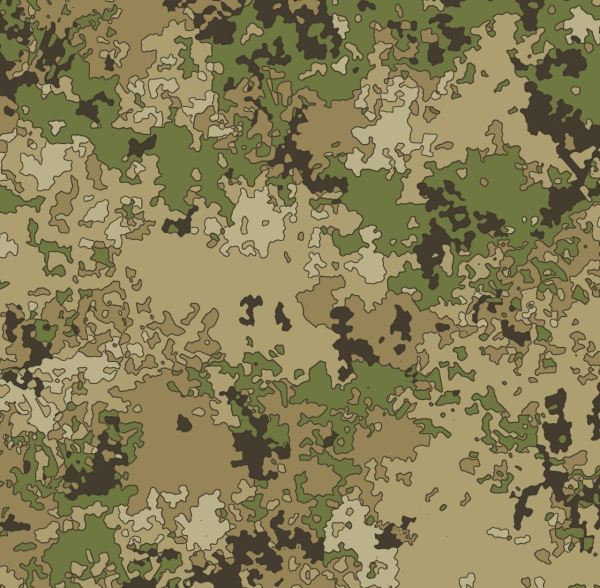
#> input picture lyagushka.jpg, 1200 x 1176 px (shown at 1/2 size)
$ python -i verificationGA.py   (imports and definitions only)
#> lines starting #> are read from the running program, lines starting #| are printed output that depends on the picture
# import random
# import numpy as np
# import cv2
# from deap import base, creator, tools, algorithms
#
# def extract_color_histogram(image_path, bins=(8, 8, 8)):
#     """Extract a color histogram from an image given its file path."""
#     image = cv2.imread(image_path)
#     if image is None:
#         raise ValueError(f"Image at {image_path} could not be loaded. Check the file path and format.")
#     hsv_image = cv2.cvtColor(image, cv2.COLOR_BGR2HSV)
#     hist = cv2.calcHist([hsv_image], [0, 1, 2], None, bins, [0, 180, 0, 256, 0, 256])
#     hist = cv2.normalize(hist, hist).flatten()
#     return hist
#
# def calculate_fitness(features1, features2):
#     """Inverse of the chi-squared distance between histograms."""
#     distance = cv2.compareHist(features1, features2, cv2.HISTCMP_CHISQR)
#     return 1 / (1 + distance),
#
#
# import subprocess
#
#
# def convert_heic_to_png(heic_path, png_path):
#     # Form the command to convert the image
#     command = ['convert', heic_path, png_path]
#
#     # Execute the command
#     try:
#         subprocess.run(command, check=True)
#         print(f"Conversion successful: '{heic_path}' to '{png_path}'")
#     except subprocess.CalledProcessError as e:
#         print(f"Error during conversion: {e}")
#
#
# # Example usage
# heic_path = 'output/IMG_2901.HEIC'  # Update this to your HEIC file's path
# png_path = 'naturephoto.png'  # Desired output path for the PNG file
# convert_heic_to_png(heic_path, png_path)
#
# # DEAP setup and definitions...
#
# # Load and extract features from the original pattern
# original_features = extract_color_histogram('output/1500_20240221_221456_image.png')
#
# # Assuming IMG_2901.HEIC has been converted to IMG_2901.jpg or any compatible format
# live_photo_path = 'naturephoto.png' # Update this path after conversion
# live_photo_features = extract_color_histogram(live_photo_path)
#
# def evalCamouflage(individual):
#     """Evaluate an individual by comparing live photo features to the original pattern."""
#     # This simulation just compares the live photo to the pattern directly for demonstration
#     # The individual could be used to alter parameters or methods of feature extraction
#     fitness = calculate_fitness(live_photo_features, original_features)
#     return fitness
#
# # DEAP toolbox setup including evaluation, mating, mutation, and selection strategies
# # Problem constants
# DIMENSIONS = 10  # Number of dimensions in the problem
# BOUND_LOW, BOUND_UP = -5.0, 5.0  # Bounds of the problem space
#
# # DEAP Framework setup
# creator.create("FitnessMax", base.Fitness, weights=(1.0,))
# creator.create("Individual", list, fitness=creator.FitnessMax)
#
# toolbox = base.Toolbox()
# toolbox.register("attr_float", random.uniform, BOUND_LOW, BOUND_UP)
# toolbox.register("individual", tools.initIterate, creator.Individual,
#                  lambda: [toolbox.attr_float() for _ in range(DIMENSIONS)])
# toolbox.register("population", tools.initRepeat, list, toolbox.individual)
#
# # Evaluation function
# def evaluate(individual):
#     """A simple evaluation function to demonstrate evolution."""
#     target = np.sin(1)  # Example dynamic component, could be iterated each generation
#     return sum((x - target) ** 2 for x in individual),
#
# toolbox.register("evaluate", evaluate)
# toolbox.register("mate", tools.cxBlend, alpha=0.5)
# toolbox.register("mutate", tools.mutGaussian, mu=0, sigma=1, indpb=0.2)
# toolbox.register("select", tools.selTournament, tournsize=3)
#
# def main():
#     random.seed(64)
#     population = toolbox.population(n=300)
#
#     # Parameters
#     NGEN = 40
#     CXPB = 0.5
#     MUTPB = 0.3
#
#     # Statistics
#     stats = tools.Statistics(lambda ind: ind.fitness.values)
#     stats.register("avg", np.mean)
#     stats.register("std", np.std)
#     stats.register("min", np.min)
#     stats.register("max", np.max)
#
#     # Evolutionary algorithm
#     population, logbook = algorithms.eaSimple(population, toolbox, CXPB, MUTPB, NGEN, stats=stats, verbose=True)
#
#     return population, logbook
#
#
#
# if __name__ == "__main__":
#     main()


# import random
# from deap import base, creator, tools, algorithms
# import numpy as np
# import cv2
#
#
# # Placeholder function for image processing and similarity calculation
# def calculate_similarity(image1, image2):
#     # Here you would implement the actual similarity calculation
#     # For demonstration, let's return a random similarity
#     return random.random()
#
#
# # Define the individual (a set of transformations)
# creator.create("FitnessMax", base.Fitness, weights=(1.0,))
# creator.create("Individual", list, fitness=creator.FitnessMax)
#
# # Initialize the toolbox
# toolbox = base.Toolbox()
# toolbox.register("attr_float", random.uniform, -1, 1)  # Example: scaling factors, rotation angles
# toolbox.register("individual", tools.initRepeat, creator.Individual, toolbox.attr_float,
#                  n=3)  # n is the number of transformations
# toolbox.register("population", tools.initRepeat, list, toolbox.individual)
#
#
# # Define the evaluation function
# def evaluate(individual):
#     # Apply transformations based on the individual to the candidate image
#     # For demonstration, let's assume 'candidate_image' and 'reference_pattern' are defined
#     transformed_image = candidate_image  # Placeholder for the transformation logic
#     similarity = calculate_similarity(transformed_image, reference_pattern)
#     return similarity,
#
#
# # Register GA operations
# toolbox.register("evaluate", evaluate)
# toolbox.register("mate", tools.cxTwoPoint)
# toolbox.register("mutate", tools.mutGaussian, mu=0, sigma=1, indpb=0.1)
# toolbox.register("select", tools.selTournament, tournsize=3)
#
#
# def main():
#     random.seed(64)
#     population = toolbox.population(n=50)
#
#     # GA parameters
#     NGEN = 40
#     CXPB = 0.5
#     MUTPB = 0.2
#
#     # Statistics
#     stats = tools.Statistics(lambda ind: ind.fitness.values)
#     stats.register("avg", np.mean)
#     stats.register("std", np.std)
#     stats.register("min", np.min)
#     stats.register("max", np.max)
#
#     # Run GA
#     population, log = algorithms.eaSimple(population, toolbox, CXPB, MUTPB, NGEN, stats, verbose=True)
#
#     return population, log
#
#
# if __name__ == "__main__":
#     # Placeholder image paths
#     candidate_image_path = "naturephoto.png"
#     reference_pattern_path = "output/1500_20240221_221456_image.png"
#
#     # Load images (you need to handle image loading and preprocessing)
#     candidate_image = cv2.imread(candidate_image_path)
#     reference_pattern = cv2.imread(reference_pattern_path)
#
#     main()

# import random
# import numpy as np
# import cv2
# from deap import base, creator, tools, algorithms
#
# def extract_edges(image1_path, image2_path):
#     """Extract edges from two images using the Canny edge detector, ensuring both images are compared at the same size."""
#     # Load images
#     image1 = image1_path
#     image2 = image2_path
#
#     # Check if images loaded successfully
#     if image1 is None or image2 is None:
#         raise ValueError("One of the images didn't load properly. Please check the paths.")
#
#     # Resize image2 to match image1's size
#     image2 = cv2.resize(image2, (image1.shape[1], image1.shape[0]))
#
#     # Convert images to grayscale
#     gray1 = cv2.cvtColor(image1, cv2.COLOR_BGR2GRAY)
#     gray2 = cv2.cvtColor(image2, cv2.COLOR_BGR2GRAY)
#
#     # Perform Canny edge detection
#     edges1 = cv2.Canny(gray1, 100, 200)
#     edges2 = cv2.Canny(gray2, 100, 200)
#
#     return edges1, edges2
#
# def calculate_similarity(edges1, edges2):
#     """Calculate the similarity between two sets of edges."""
#     # Compute the XOR to find differing pixels, then count the non-zero values (differences)
#     difference = cv2.bitwise_xor(edges1, edges2)
#     similarity = 1 - np.count_nonzero(difference) / difference.size
#     return similarity
#
# # GA setup
# creator.create("FitnessMax", base.Fitness, weights=(1.0,))
# creator.create("Individual", list, fitness=creator.FitnessMax)
#
# toolbox = base.Toolbox()
# toolbox.register("attr_float", random.uniform, 0.9, 1.1)  # Scale factors around 1 (no change)
# toolbox.register("individual", tools.initRepeat, creator.Individual, toolbox.attr_float, n=2)  # Scale and threshold for edge detection
# toolbox.register("population", tools.initRepeat, list, toolbox.individual)
#
# # Load the images
# image1 = cv2.imread('naturephoto.png')
# image2 = cv2.imread('output/1500_20240221_221456_image.png')
#
# edges1 = extract_edges(image1, image2)
#
# def evaluate(individual):
#     """Evaluate an individual's fitness by adjusting edge detection parameters and comparing."""
#     """Evaluate an individual's fitness by adjusting edge detection parameters and comparing."""
#     # Apply scaling (to simulate some basic image manipulation)
#     scaled_image2 = cv2.convertScaleAbs(image2, alpha=individual[0])
#
#     # Extract edges with resized dimensions
#     edges1, edges2 = extract_edges(image1, scaled_image2)
#
#     return calculate_similarity(edges1, edges2),
#
# # GA operators
# toolbox.register("mate", tools.cxBlend, alpha=0.5)
# toolbox.register("mutate", tools.mutGaussian, mu=0, sigma=0.1, indpb=0.2)
# toolbox.register("select", tools.selTournament, tournsize=3)
# toolbox.register("evaluate", evaluate)
#
# def main():
#     random.seed(64)
#     pop = toolbox.population(n=100)
#     hof = tools.HallOfFame(1)
#     stats = tools.Statistics(lambda ind: ind.fitness.values)
#     stats.register("avg", np.mean)
#     stats.register("std", np.std)
#     stats.register("min", np.min)
#     stats.register("max", np.max)
#
#     algorithms.eaSimple(pop, toolbox, 0.7, 0.2, 40, stats=stats, halloffame=hof, verbose=True)
#
#     print("Best individual is:", hof[0], "with fitness:", hof[0].fitness.values[0])
#     return pop, stats, hof
#
# if __name__ == "__main__":
#     main()


import random
import numpy as np
import cv2
from deap import base, creator, tools, algorithms

def extract_edges(image_path, target_size=None):
#> called with image_path = 'lyagushka.jpg'
    image = cv2.imread(image_path)
#> image is the input picture: shape (1176, 1200, 3); mean B, G, R 85.5, 126.2, 134.7
    if image is None:
        raise ValueError("Image didn't load properly. Please check the path.")
    if target_size is not None:
        image = cv2.resize(image, target_size)
    gray = cv2.cvtColor(image, cv2.COLOR_BGR2GRAY)
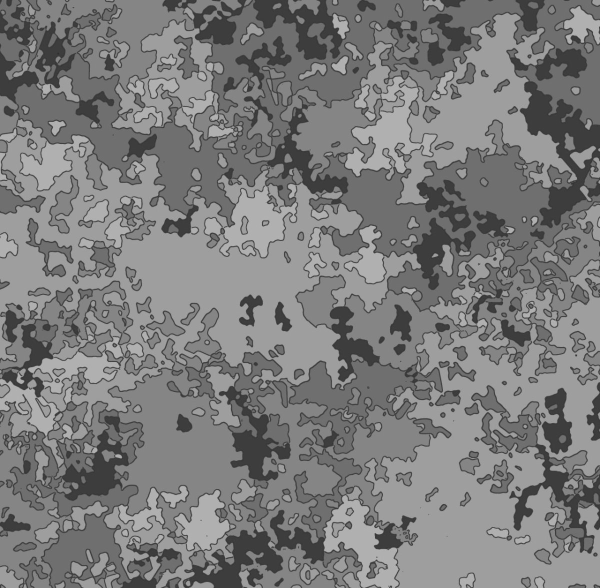
#> gray: shape (1176, 1200) (shown at 1/2 size); min 39, max 195, mean 124.1
    edges = cv2.Canny(gray, 100, 200)
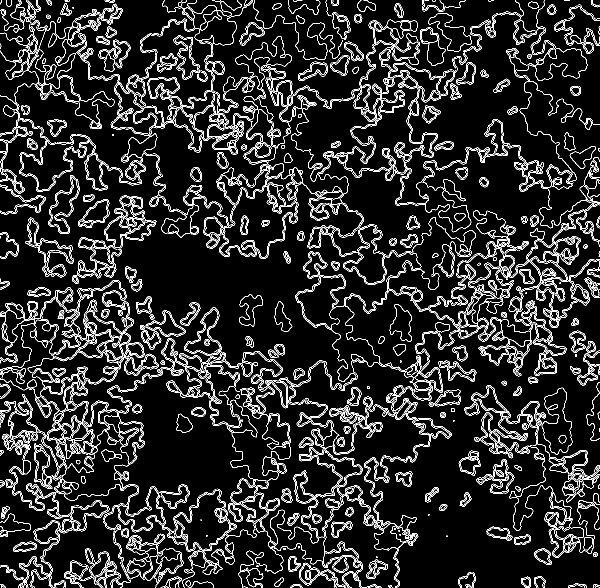
#> edges: shape (1176, 1200) (shown at 1/2 size); 10.5% white in thin lines or dots
    return edges

def calculate_diversity(edges1, edges2):
    difference = cv2.bitwise_xor(edges1, edges2)
    diversity_percentage = np.count_nonzero(difference) / difference.size * 100
    return diversity_percentage

# [2 lines not run here, left out]

# [1 line that did not run here, left out]
# [3 lines not run here, left out]

image1_path = 'lyagushka.jpg'
image2_path = 'output/1050_20240221_215425_image.png'
# [1 line not run here, left out]
# [1 line that did not run here, left out]

# [1 line that did not run here, left out]
# [1 line that did not run here, left out]

def evaluate(individual):
    diversity = calculate_diversity(edges1, edges2)
    return diversity,

# [4 lines not run here, left out]

def main():
    random.seed(64)
    pop = toolbox.population(n=50)
    hof = tools.HallOfFame(1)
    stats = tools.Statistics(lambda ind: ind.fitness.values)
    stats.register("avg", np.mean)
    stats.register("std", np.std)
    stats.register("min", np.min)
    stats.register("max", np.max)

    algorithms.eaSimple(pop, toolbox, 0.5, 0.2, 30, stats=stats, halloffame=hof, verbose=True)
    best_individual = hof[0]
    best_diversity = calculate_diversity(edges1, edges2)
    print(f"Best individual is: {best_individual}, with diversity: {best_diversity}%")

# [2 lines not run here, left out]

>>> result = extract_edges('lyagushka.jpg')

$ run again, on combined_image.jpg
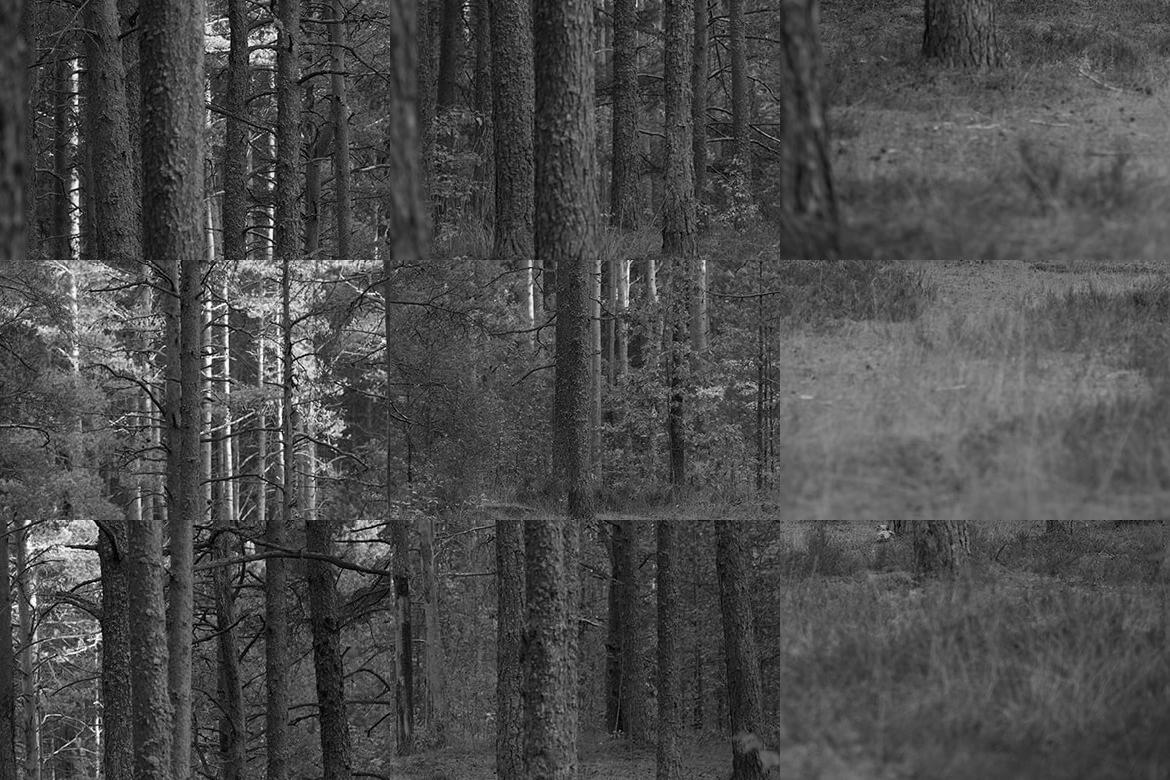
#> input picture combined_image.jpg, 1170 x 780 px
#> in extract_edges, image is the input picture: shape (780, 1170, 3); min 0, max 255, mean 75.2
#> in extract_edges, `edges = cv2.Canny(gray, 100, 200)`:
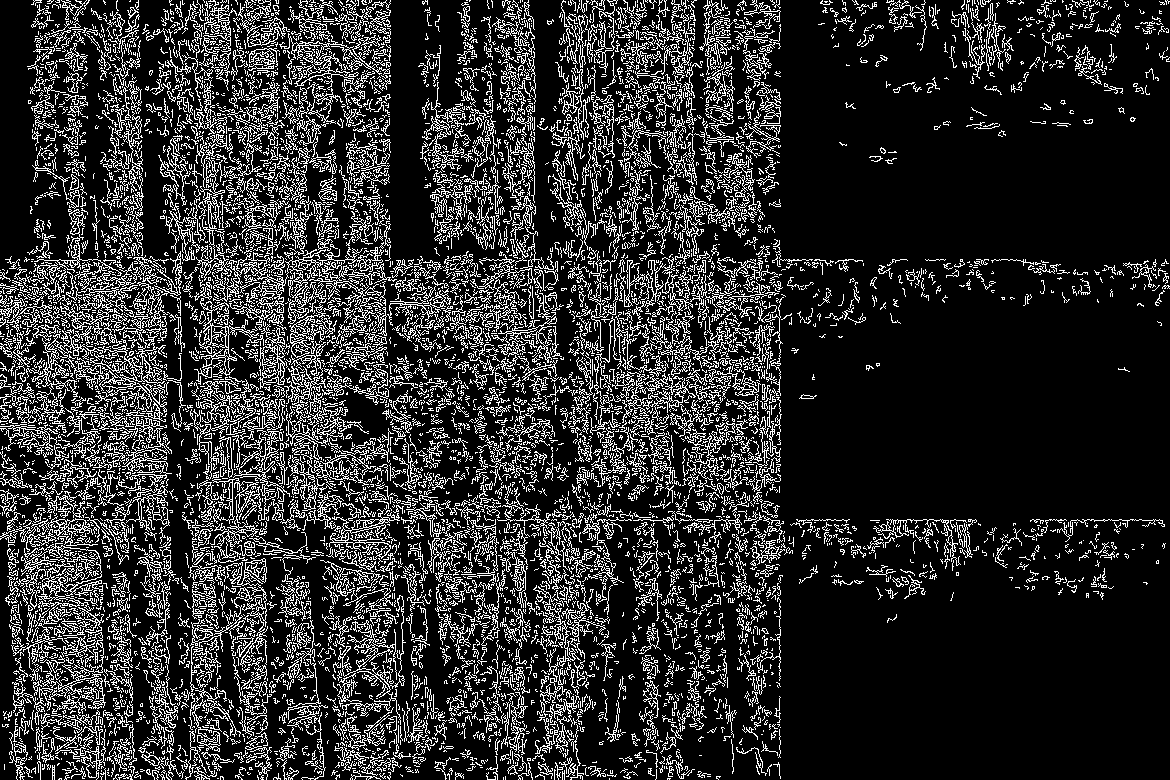
#> edges: shape (780, 1170); 17.5% white in thin lines or dots
